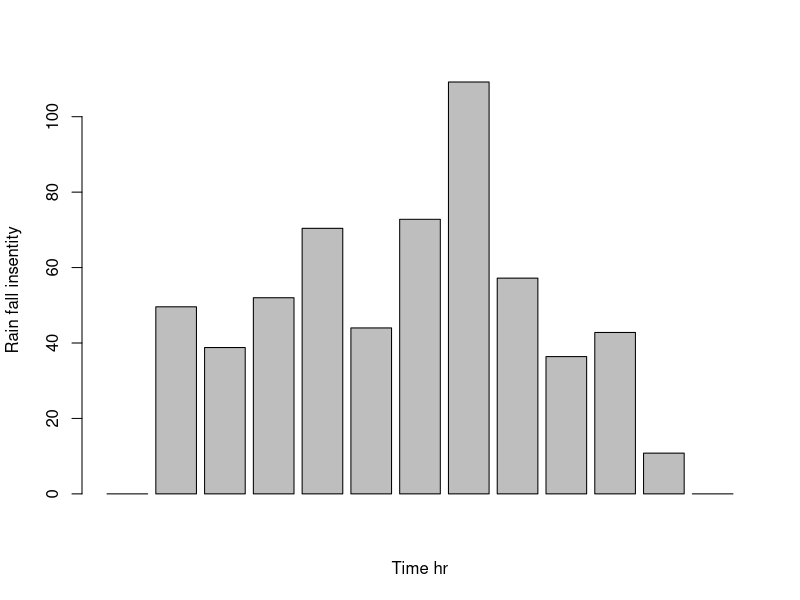

Write the R code that produced this figure.
# page no: 130

c = c(0, 12.4, 22.1, 35.1, 52.7, 63.7, 81.9, 109.2, 123.5, 132.6, 143.3, 146., 146.);
T = 0:12;
t = 15/60;
r = vector(length=13)
I = vector(length=13)
for (i in 2:13){
r[i] = c[i]-c[i-1];
I[i] = r[i]/t;
print(I[i]);
}
barplot(I, xlab = 'Time hr', ylab = "Rain fall insentity")
